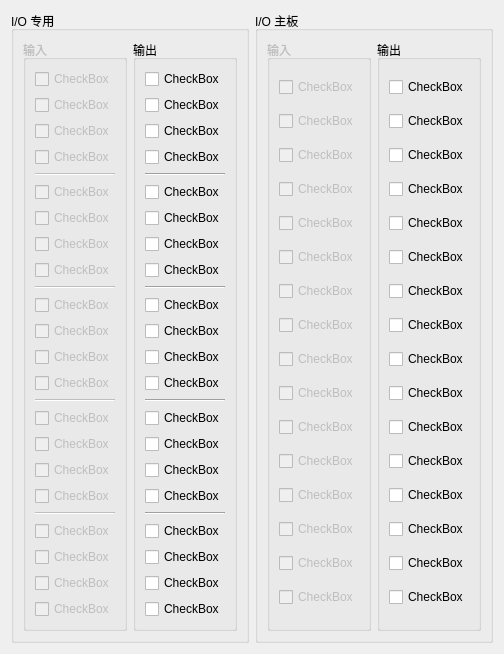
      <widget class="QWidget" name="tab_3">
       <attribute name="title">
        <string>页</string>
       </attribute>
       <layout class="QGridLayout" name="gridLayout_11">
        <item row="0" column="0">
         <layout class="QGridLayout" name="gridLayout_10">
          <item row="0" column="1">
           <widget class="QGroupBox" name="groupBox_10">
            <property name="title">
             <string>I/O 主板</string>
            </property>
            <layout class="QGridLayout" name="gridLayout_9">
             <item row="0" column="0">
              <layout class="QHBoxLayout" name="horizontalLayout_6">
               <item>
                <widget class="QGroupBox" name="groupBox_22">
                 <property name="enabled">
                  <bool>false</bool>
                 </property>
                 <property name="title">
                  <string>输入</string>
                 </property>
                 <layout class="QVBoxLayout" name="verticalLayout_3">
                  <item>
                   <widget class="QCheckBox" name="checkBoxInM_1">
                    <property name="text">
                     <string>CheckBox</string>
                    </property>
                   </widget>
                  </item>
                  <item>
                   <widget class="QCheckBox" name="checkBoxInM_2">
                    <property name="text">
                     <string>CheckBox</string>
                    </property>
                   </widget>
                  </item>
                  <item>
                   <widget class="QCheckBox" name="checkBoxInM_3">
                    <property name="text">
                     <string>CheckBox</string>
                    </property>
                   </widget>
                  </item>
                  <item>
                   <widget class="QCheckBox" name="checkBoxInM_4">
                    <property name="text">
                     <string>CheckBox</string>
                    </property>
                   </widget>
                  </item>
                  <item>
                   <widget class="QCheckBox" name="checkBoxInM_5">
                    <property name="text">
                     <string>CheckBox</string>
                    </property>
                   </widget>
                  </item>
                  <item>
                   <widget class="QCheckBox" name="checkBoxInM_6">
                    <property name="text">
                     <string>CheckBox</string>
                    </property>
                   </widget>
                  </item>
                  <item>
                   <widget class="QCheckBox" name="checkBoxInM_7">
                    <property name="text">
                     <string>CheckBox</string>
                    </property>
                   </widget>
                  </item>
                  <item>
                   <widget class="QCheckBox" name="checkBoxInM_8">
                    <property name="text">
                     <string>CheckBox</string>
                    </property>
                   </widget>
                  </item>
                  <item>
                   <widget class="QCheckBox" name="checkBoxInM_9">
                    <property name="text">
                     <string>CheckBox</string>
                    </property>
                   </widget>
                  </item>
                  <item>
                   <widget class="QCheckBox" name="checkBoxInM_10">
                    <property name="text">
                     <string>CheckBox</string>
                    </property>
                   </widget>
                  </item>
                  <item>
                   <widget class="QCheckBox" name="checkBoxInM_11">
                    <property name="text">
                     <string>CheckBox</string>
                    </property>
                   </widget>
                  </item>
                  <item>
                   <widget class="QCheckBox" name="checkBoxInM_12">
                    <property name="text">
                     <string>CheckBox</string>
                    </property>
                   </widget>
                  </item>
                  <item>
                   <widget class="QCheckBox" name="checkBoxInM_13">
                    <property name="text">
                     <string>CheckBox</string>
                    </property>
                   </widget>
                  </item>
                  <item>
                   <widget class="QCheckBox" name="checkBoxInM_14">
                    <property name="text">
                     <string>CheckBox</string>
                    </property>
                   </widget>
                  </item>
                  <item>
                   <widget class="QCheckBox" name="checkBoxInM_15">
                    <property name="text">
                     <string>CheckBox</string>
                    </property>
                   </widget>
                  </item>
                  <item>
                   <widget class="QCheckBox" name="checkBoxInM_16">
                    <property name="text">
                     <string>CheckBox</string>
                    </property>
                   </widget>
                  </item>
                 </layout>
                </widget>
               </item>
               <item>
                <widget class="QGroupBox" name="groupBox_23">
                 <property name="title">
                  <string>输出</string>
                 </property>
                 <layout class="QVBoxLayout" name="verticalLayout_4">
                  <item>
                   <widget class="QCheckBox" name="checkBoxOutM_1">
                    <property name="text">
                     <string>CheckBox</string>
                    </property>
                   </widget>
                  </item>
                  <item>
                   <widget class="QCheckBox" name="checkBoxOutM_2">
                    <property name="text">
                     <string>CheckBox</string>
                    </property>
                   </widget>
                  </item>
                  <item>
                   <widget class="QCheckBox" name="checkBoxOutM_3">
                    <property name="text">
                     <string>CheckBox</string>
                    </property>
                   </widget>
                  </item>
                  <item>
                   <widget class="QCheckBox" name="checkBoxOutM_4">
                    <property name="text">
                     <string>CheckBox</string>
                    </property>
                   </widget>
                  </item>
                  <item>
                   <widget class="QCheckBox" name="checkBoxOutM_5">
                    <property name="text">
                     <string>CheckBox</string>
                    </property>
                   </widget>
                  </item>
                  <item>
                   <widget class="QCheckBox" name="checkBoxOutM_6">
                    <property name="text">
                     <string>CheckBox</string>
                    </property>
                   </widget>
                  </item>
                  <item>
                   <widget class="QCheckBox" name="checkBoxOutM_7">
                    <property name="text">
                     <string>CheckBox</string>
                    </property>
                   </widget>
                  </item>
                  <item>
                   <widget class="QCheckBox" name="checkBoxOutM_8">
                    <property name="text">
                     <string>CheckBox</string>
                    </property>
                   </widget>
                  </item>
                  <item>
                   <widget class="QCheckBox" name="checkBoxOutM_9">
                    <property name="text">
                     <string>CheckBox</string>
                    </property>
                   </widget>
                  </item>
                  <item>
                   <widget class="QCheckBox" name="checkBoxOutM_10">
                    <property name="text">
                     <string>CheckBox</string>
                    </property>
                   </widget>
                  </item>
                  <item>
                   <widget class="QCheckBox" name="checkBoxOutM_11">
                    <property name="text">
                     <string>CheckBox</string>
                    </property>
                   </widget>
                  </item>
                  <item>
                   <widget class="QCheckBox" name="checkBoxOutM_12">
                    <property name="text">
                     <string>CheckBox</string>
                    </property>
                   </widget>
                  </item>
                  <item>
                   <widget class="QCheckBox" name="checkBoxOutM_13">
                    <property name="text">
                     <string>CheckBox</string>
                    </property>
                   </widget>
                  </item>
                  <item>
                   <widget class="QCheckBox" name="checkBoxOutM_14">
                    <property name="text">
                     <string>CheckBox</string>
                    </property>
                   </widget>
                  </item>
                  <item>
                   <widget class="QCheckBox" name="checkBoxOutM_15">
                    <property name="text">
                     <string>CheckBox</string>
                    </property>
                   </widget>
                  </item>
                  <item>
                   <widget class="QCheckBox" name="checkBoxOutM_16">
                    <property name="text">
                     <string>CheckBox</string>
                    </property>
                   </widget>
                  </item>
                 </layout>
                </widget>
               </item>
              </layout>
             </item>
            </layout>
           </widget>
          </item>
          <item row="0" column="0">
           <widget class="QGroupBox" name="groupBox_24">
            <property name="title">
             <string>I/O 专用</string>
            </property>
            <layout class="QGridLayout" name="gridLayout_8">
             <item row="0" column="0">
              <layout class="QHBoxLayout" name="horizontalLayout_5">
               <item>
                <widget class="QGroupBox" name="groupBox_25">
                 <property name="enabled">
                  <bool>false</bool>
                 </property>
                 <property name="title">
                  <string>输入</string>
                 </property>
                 <layout class="QVBoxLayout" name="verticalLayout_7">
                  <item>
                   <widget class="QCheckBox" name="checkBoxInA1_1">
                    <property name="text">
                     <string>CheckBox</string>
                    </property>
                   </widget>
                  </item>
                  <item>
                   <widget class="QCheckBox" name="checkBoxInA1_2">
                    <property name="text">
                     <string>CheckBox</string>
                    </property>
                   </widget>
                  </item>
                  <item>
                   <widget class="QCheckBox" name="checkBoxInA1_3">
                    <property name="text">
                     <string>CheckBox</string>
                    </property>
                   </widget>
                  </item>
                  <item>
                   <widget class="QCheckBox" name="checkBoxInA1_4">
                    <property name="text">
                     <string>CheckBox</string>
                    </property>
                   </widget>
                  </item>
                  <item>
                   <widget class="Line" name="line">
                    <property name="orientation">
                     <enum>Qt::Horizontal</enum>
                    </property>
                   </widget>
                  </item>
                  <item>
                   <widget class="QCheckBox" name="checkBoxInA2_1">
                    <property name="text">
                     <string>CheckBox</string>
                    </property>
                   </widget>
                  </item>
                  <item>
                   <widget class="QCheckBox" name="checkBoxInA2_2">
                    <property name="text">
                     <string>CheckBox</string>
                    </property>
                   </widget>
                  </item>
                  <item>
                   <widget class="QCheckBox" name="checkBoxInA2_3">
                    <property name="text">
                     <string>CheckBox</string>
                    </property>
                   </widget>
                  </item>
                  <item>
                   <widget class="QCheckBox" name="checkBoxInA2_4">
                    <property name="text">
                     <string>CheckBox</string>
                    </property>
                   </widget>
                  </item>
                  <item>
                   <widget class="Line" name="line_2">
                    <property name="orientation">
                     <enum>Qt::Horizontal</enum>
                    </property>
                   </widget>
                  </item>
                  <item>
                   <widget class="QCheckBox" name="checkBoxInA3_1">
                    <property name="text">
                     <string>CheckBox</string>
                    </property>
                   </widget>
                  </item>
                  <item>
                   <widget class="QCheckBox" name="checkBoxInA3_2">
                    <property name="text">
                     <string>CheckBox</string>
                    </property>
                   </widget>
                  </item>
                  <item>
                   <widget class="QCheckBox" name="checkBoxInA3_3">
                    <property name="text">
                     <string>CheckBox</string>
                    </property>
                   </widget>
                  </item>
                  <item>
                   <widget class="QCheckBox" name="checkBoxInA3_4">
                    <property name="text">
                     <string>CheckBox</string>
                    </property>
                   </widget>
                  </item>
                  <item>
                   <widget class="Line" name="line_3">
                    <property name="orientation">
                     <enum>Qt::Horizontal</enum>
                    </property>
                   </widget>
                  </item>
                  <item>
                   <widget class="QCheckBox" name="checkBoxInA4_1">
                    <property name="text">
                     <string>CheckBox</string>
                    </property>
                   </widget>
                  </item>
                  <item>
                   <widget class="QCheckBox" name="checkBoxInA4_2">
                    <property name="text">
                     <string>CheckBox</string>
                    </property>
                   </widget>
                  </item>
                  <item>
                   <widget class="QCheckBox" name="checkBoxInA4_3">
                    <property name="text">
                     <string>CheckBox</string>
                    </property>
                   </widget>
                  </item>
                  <item>
                   <widget class="QCheckBox" name="checkBoxInA4_4">
                    <property name="text">
                     <string>CheckBox</string>
                    </property>
                   </widget>
                  </item>
                  <item>
                   <widget class="Line" name="line_4">
                    <property name="orientation">
                     <enum>Qt::Horizontal</enum>
                    </property>
                   </widget>
                  </item>
                  <item>
                   <widget class="QCheckBox" name="checkBoxInA5_1">
                    <property name="text">
                     <string>CheckBox</string>
                    </property>
                   </widget>
                  </item>
                  <item>
                   <widget class="QCheckBox" name="checkBoxInA5_2">
                    <property name="text">
                     <string>CheckBox</string>
                    </property>
                   </widget>
                  </item>
                  <item>
                   <widget class="QCheckBox" name="checkBoxInA5_3">
                    <property name="text">
                     <string>CheckBox</string>
                    </property>
                   </widget>
                  </item>
                  <item>
                   <widget class="QCheckBox" name="checkBoxInA5_4">
                    <property name="text">
                     <string>CheckBox</string>
                    </property>
                   </widget>
                  </item>
                 </layout>
                </widget>
               </item>
               <item>
                <widget class="QGroupBox" name="groupBox_26">
                 <property name="title">
                  <string>输出</string>
                 </property>
                 <layout class="QVBoxLayout" name="verticalLayout_8">
                  <item>
                   <widget class="QCheckBox" name="checkBoxOutA1_1">
                    <property name="text">
                     <string>CheckBox</string>
                    </property>
                   </widget>
                  </item>
                  <item>
                   <widget class="QCheckBox" name="checkBoxOutA1_2">
                    <property name="text">
                     <string>CheckBox</string>
                    </property>
                   </widget>
                  </item>
                  <item>
                   <widget class="QCheckBox" name="checkBoxOutA1_3">
                    <property name="text">
                     <string>CheckBox</string>
                    </property>
                   </widget>
                  </item>
                  <item>
                   <widget class="QCheckBox" name="checkBoxOutA1_4">
                    <property name="text">
                     <string>CheckBox</string>
                    </property>
                   </widget>
                  </item>
                  <item>
                   <widget class="Line" name="line_5">
                    <property name="orientation">
                     <enum>Qt::Horizontal</enum>
                    </property>
                   </widget>
                  </item>
                  <item>
                   <widget class="QCheckBox" name="checkBoxOutA2_1">
                    <property name="text">
                     <string>CheckBox</string>
                    </property>
                   </widget>
                  </item>
                  <item>
                   <widget class="QCheckBox" name="checkBoxOutA2_2">
                    <property name="text">
                     <string>CheckBox</string>
                    </property>
                   </widget>
                  </item>
                  <item>
                   <widget class="QCheckBox" name="checkBoxOutA2_3">
                    <property name="text">
                     <string>CheckBox</string>
                    </property>
                   </widget>
                  </item>
                  <item>
                   <widget class="QCheckBox" name="checkBoxOutA2_4">
                    <property name="text">
                     <string>CheckBox</string>
                    </property>
                   </widget>
                  </item>
                  <item>
                   <widget class="Line" name="line_6">
                    <property name="orientation">
                     <enum>Qt::Horizontal</enum>
                    </property>
                   </widget>
                  </item>
                  <item>
                   <widget class="QCheckBox" name="checkBoxOutA3_1">
                    <property name="text">
                     <string>CheckBox</string>
                    </property>
                   </widget>
                  </item>
                  <item>
                   <widget class="QCheckBox" name="checkBoxOutA3_2">
                    <property name="text">
                     <string>CheckBox</string>
                    </property>
                   </widget>
                  </item>
                  <item>
                   <widget class="QCheckBox" name="checkBoxOutA3_3">
                    <property name="text">
                     <string>CheckBox</string>
                    </property>
                   </widget>
                  </item>
                  <item>
                   <widget class="QCheckBox" name="checkBoxOutA3_4">
                    <property name="text">
                     <string>CheckBox</string>
                    </property>
                   </widget>
                  </item>
                  <item>
                   <widget class="Line" name="line_7">
                    <property name="orientation">
                     <enum>Qt::Horizontal</enum>
                    </property>
                   </widget>
                  </item>
                  <item>
                   <widget class="QCheckBox" name="checkBoxOutA4_1">
                    <property name="text">
                     <string>CheckBox</string>
                    </property>
                   </widget>
                  </item>
                  <item>
                   <widget class="QCheckBox" name="checkBoxOutA4_2">
                    <property name="text">
                     <string>CheckBox</string>
                    </property>
                   </widget>
                  </item>
                  <item>
                   <widget class="QCheckBox" name="checkBoxOutA4_3">
                    <property name="text">
                     <string>CheckBox</string>
                    </property>
                   </widget>
                  </item>
                  <item>
                   <widget class="QCheckBox" name="checkBoxOutA4_4">
                    <property name="text">
                     <string>CheckBox</string>
                    </property>
                   </widget>
                  </item>
                  <item>
                   <widget class="Line" name="line_8">
                    <property name="orientation">
                     <enum>Qt::Horizontal</enum>
                    </property>
                   </widget>
                  </item>
                  <item>
                   <widget class="QCheckBox" name="checkBoxOutA5_1">
                    <property name="text">
                     <string>CheckBox</string>
                    </property>
                   </widget>
                  </item>
                  <item>
                   <widget class="QCheckBox" name="checkBoxOutA5_2">
                    <property name="text">
                     <string>CheckBox</string>
                    </property>
                   </widget>
                  </item>
                  <item>
                   <widget class="QCheckBox" name="checkBoxOutA5_3">
                    <property name="text">
                     <string>CheckBox</string>
                    </property>
                   </widget>
                  </item>
                  <item>
                   <widget class="QCheckBox" name="checkBoxOutA5_4">
                    <property name="text">
                     <string>CheckBox</string>
                    </property>
                   </widget>
                  </item>
                 </layout>
                </widget>
               </item>
              </layout>
             </item>
            </layout>
           </widget>
          </item>
         </layout>
        </item>
       </layout>
      </widget>
